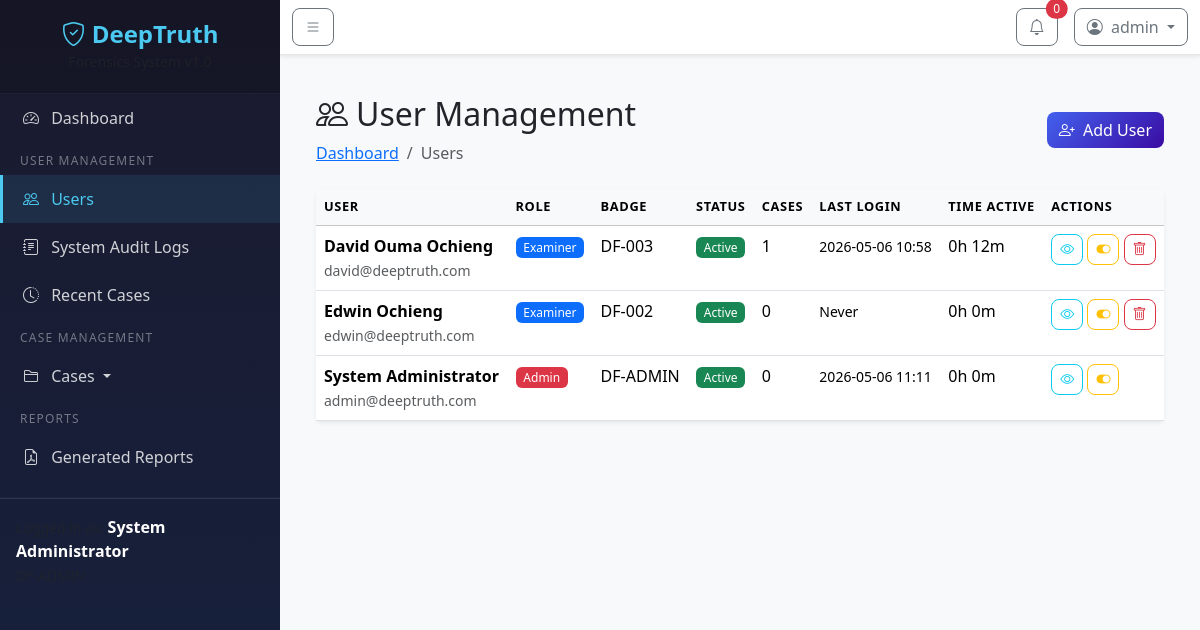
/admin/users (signed in), run on an earlier commit of the app's database.
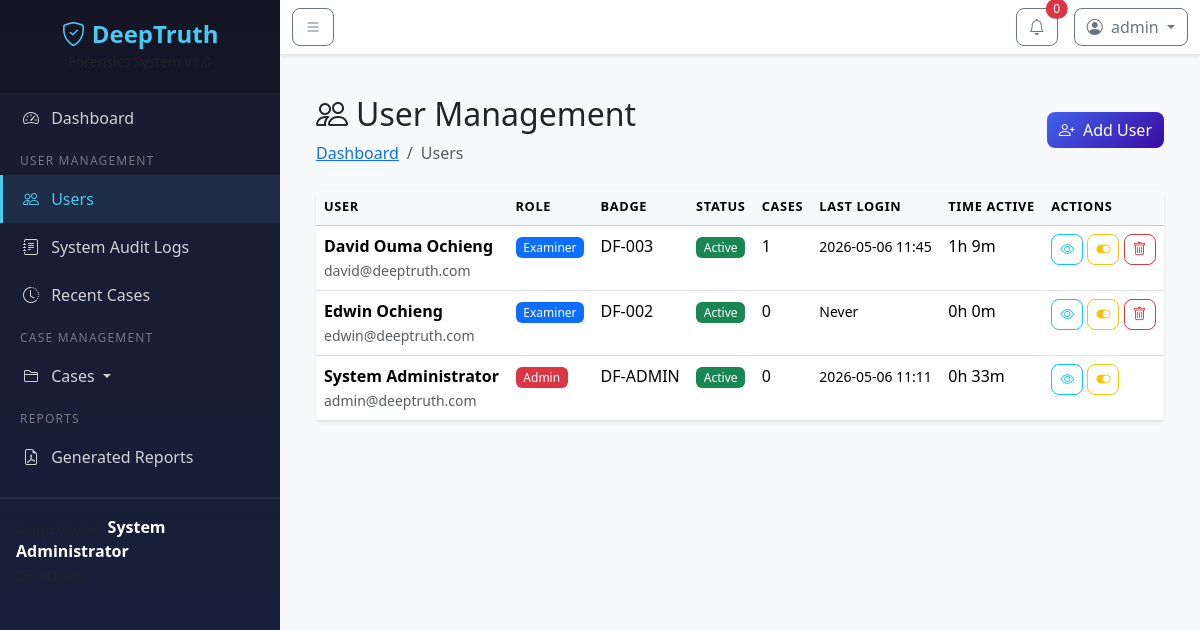
And on a later commit of the database.
### models/user.py (models this page shows, shortened)
class User(UserMixin, db.Model):
    __tablename__ = 'users'
    id = db.Column(db.Integer, primary_key=True)
    email = db.Column(db.String(120), unique=True, nullable=False, index=True)
    username = db.Column(db.String(80), unique=True, nullable=False, index=True)
    password_hash = db.Column(db.String(256), nullable=False)
    full_name = db.Column(db.String(150), nullable=False)
    badge_number = db.Column(db.String(50), unique=True)
    role = db.Column(db.String(20), default='examiner')  # admin, examiner
    is_active = db.Column(db.Boolean, default=True)
    created_at = db.Column(db.DateTime, default=datetime.utcnow)
    last_login = db.Column(db.DateTime)
    last_logout = db.Column(db.DateTime)
    total_time_spent = db.Column(db.Integer, default=0)  # in seconds
    cases = db.relationship('Case', backref='investigator', lazy='dynamic')
    evidence_uploads = db.relationship('EvidenceFile', backref='uploader', lazy='dynamic',
                                       foreign_keys='EvidenceFile.uploaded_by')
    custody_actions = db.relationship('ChainOfCustody', backref='performer', lazy='dynamic',
                                      foreign_keys='ChainOfCustody.performed_by')
    generated_reports = db.relationship('PDFReport', backref='generator', lazy='dynamic',
                                        foreign_keys='PDFReport.generated_by')
    audit_logs = db.relationship('AuditLog', backref='user', lazy='dynamic')

### routes/admin.py (the view)
@admin_bp.route('/users')
@login_required
@admin_required
def users_list():
    users = User.query.order_by(User.created_at.desc()).all()
    return render_template('admin/users.html', users=users)

### routes/admin.py (called while the page is built)
def admin_required(f):
    from functools import wraps
    @wraps(f)
    def decorated_function(*args, **kwargs):
        if current_user.role != 'admin':
            flash('Access denied. Admin only.', 'danger')
            return redirect(url_for('dashboard.index'))
        return f(*args, **kwargs)
    return decorated_function

### routes/auth.py (called while the page is built)
@auth_bp.before_app_request
def track_user_activity():
    if current_user.is_authenticated:
        current_user.last_activity = datetime.utcnow()
        db.session.commit()

### templates/admin/users.html (shortened to what the changed rows need)
{% extends "base.html" %}
{% block content %}
<div class="container-fluid">
    <div class="d-flex justify-content-between align-items-center mb-4">
        <div>
            <h2><i class="bi bi-people me-2"></i>User Management</h2>
        </div>
    </div>
    <div class="card border-0 shadow-sm">
        <div class="card-body p-0">
            <div class="table-responsive">
                <table class="table table-hover mb-0">
                    <thead class="table-light">
                        <tr>
                            <th>User</th>
                            <th>Role</th>
                            <th>Badge</th>
                            <th>Status</th>
                            <th>Cases</th>
                            <th>Last Login</th>
                            <th>Time Active</th>
                            <th>Actions</th>
                        </tr>
                    </thead>
                    <tbody>
                        {% for user in users %}
                        <tr>
                            <td>
                                <strong>{{ user.full_name }}</strong>
                                <br><small class="text-muted">{{ user.email }}</small>
                            </td>
                            <td>
                                <span class="badge {% if user.role == 'admin' %}bg-danger{% else %}bg-primary{% endif %}">
                                    {{ user.role|title }}
                                </span>
                            </td>
                            <td>{{ user.badge_number or 'N/A' }}</td>
                            <td>
                                {% if user.is_active %}
                                <span class="badge bg-success">Active</span>
                                {% else %}
                                <span class="badge bg-secondary">Inactive</span>
                                {% endif %}
                            </td>
                            <td>{{ user.cases.count() }}</td>
                            <td><small>{{ user.last_login.strftime('%Y-%m-%d %H:%M') if user.last_login else 'Never' }}</small></td>
                            <td>
                                {% set ts = user.total_time_spent or 0 %}
                                {{ (ts // 3600) }}h {{ ((ts % 3600) // 60) }}m
                            </td>
                            <td>
                                <a href="{{ url_for('admin.user_activity', user_id=user.id) }}" class="btn btn-sm btn-outline-info" title="View Activity">
                                    <i class="bi bi-eye"></i>
                                </a>
                                <form method="POST" action="{{ url_for('admin.toggle_user_status', user_id=user.id) }}" class="d-inline">
                                    <button type="submit" class="btn btn-sm btn-outline-warning" title="Toggle Status">
                                        <i class="bi bi-toggle-on"></i>
                                    </button>
                                </form>
                                {% if user.id != current_user.id %}
                                <form method="POST" action="{{ url_for('admin.delete_user', user_id=user.id) }}" class="d-inline" onsubmit="return confirm('Delete {{ user.full_name }}?')">
                                    <button type="submit" class="btn btn-sm btn-outline-danger" title="Delete">
                                        <i class="bi bi-trash"></i>
                                    </button>
                                </form>
                                {% endif %}
                            </td>
                        </tr>
                        {% endfor %}
                    </tbody>
                </table>
            </div>
        </div>
    </div>
</div>
{% endblock %}

### templates/base.html (shortened to what the changed rows need)
<!DOCTYPE html>
<html lang="en">
<head>
    <link href="https://cdn.jsdelivr.net/npm/bootstrap@5.3.2/dist/css/bootstrap.min.css" rel="stylesheet">
    <link href="https://cdn.jsdelivr.net/npm/bootstrap-icons@1.11.1/font/bootstrap-icons.css" rel="stylesheet">
    <link href="{{ url_for('static', filename='css/style.css') }}" rel="stylesheet">
</head>
<body>
    <div class="wrapper">
        <nav id="sidebar" class="sidebar">
            <div class="sidebar-footer p-3">
                <div class="user-info">
                    <small class="text-muted">Logged in as:</small>
                    <strong>{{ current_user.full_name }}</strong>
                    <br>
                    <small class="text-muted">{{ current_user.badge_number or 'No Badge' }}</small>
                </div>
            </div>
        </nav>
        <div id="content">
            <nav class="navbar navbar-expand-lg navbar-light bg-white shadow-sm">
                <div class="container-fluid">
                    <div class="ms-auto d-flex align-items-center">
                        <div class="dropdown">
                            <button class="btn btn-outline-secondary dropdown-toggle" type="button" data-bs-toggle="dropdown">
                                <i class="bi bi-person-circle me-1"></i> {{ current_user.username }}
                            </button>
                        </div>
                    </div>
                </div>
            </nav>
            <div class="container-fluid p-4">
                {% block content %}{% endblock %}
            </div>
        </div>
    </div>
</body>
</html>

What changed in the data, as far as the page shows it:
changed User "System Administrator": ((ts%3600)//60) "0" → "33"
changed User "David Ouma Ochieng": last_login "2026-05-06 10:58" → "2026-05-06 11:45"; total_time_spent "0" → "1"; ((ts%3600)//60) "12" → "9"
